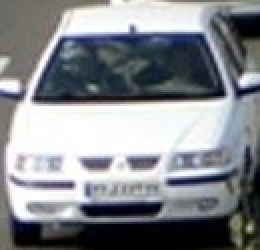
#> input picture 07_computer_vision/بینایی کامپیوتر (1)/HomeWork/HW4/Question/Q4/Samand.jpg, 130 x 125 px, found by its file name (shown 2 times larger)
$ jupyter execute --allow-errors Q4.ipynb
#> lines starting #> are read from the running program, lines starting #| are printed output that depends on the picture
#Read Image

[cell 1]
import numpy as np
import cv2 as cv
import matplotlib.pyplot as plt
img1 = cv.imread('/content/Samand.jpg')
#> img1 is the input picture: shape (125, 130, 3); mean B, G, R 141.6, 136.6, 133.6
img2 = cv.imread('/content/Cars.jpg')
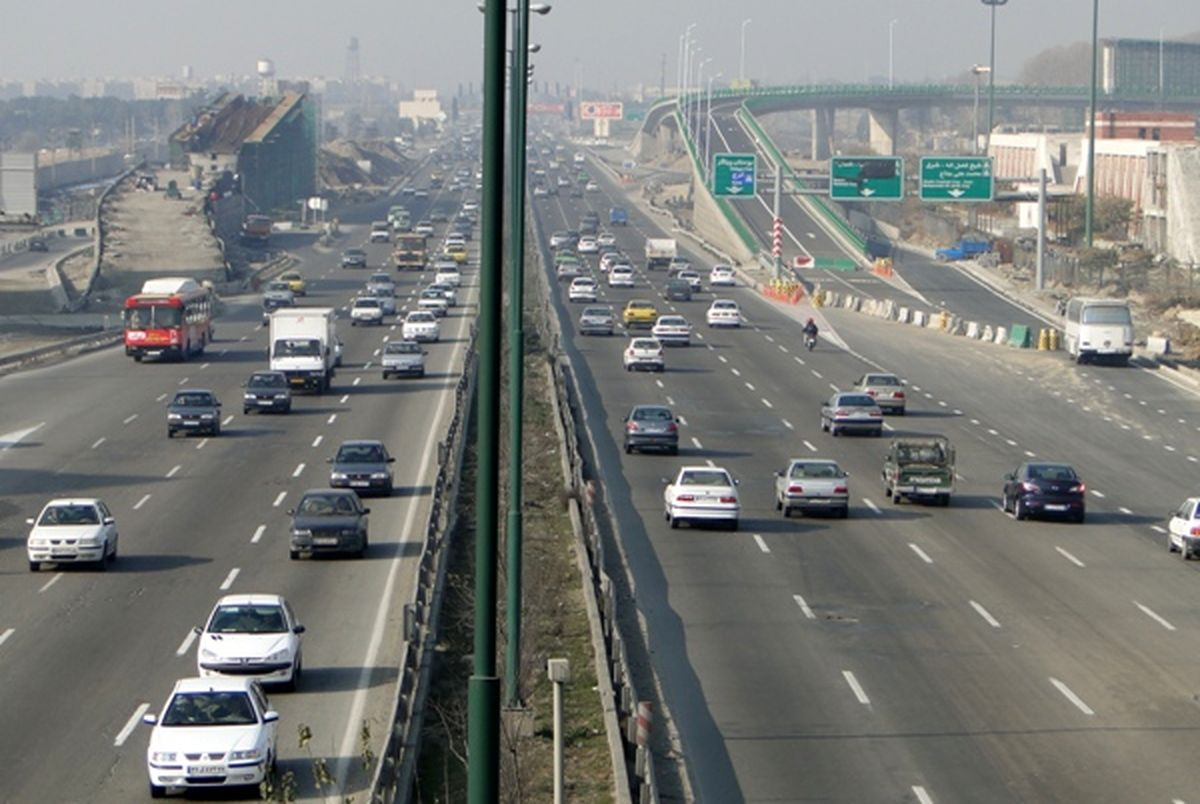
#> input picture 07_computer_vision/بینایی کامپیوتر (1)/HomeWork/HW4/Question/Q4/Cars.jpg, 1200 x 804 px, found by its file name
#> img2 is the input picture: shape (804, 1200, 3); mean B, G, R 121.6, 124.3, 122

plt.imshow(cv.cvtColor(img1, cv.COLOR_RGB2BGR));plt.figure();plt.imshow(cv.cvtColor(img2, cv.COLOR_RGB2BGR));

##Keypoint Detection and Description (Complete this section)

[cell 2]
def sift(img1,img2,tr):
  #tr is threshold for matching
  # Initiate SIFT detectorn
  sift = cv.SIFT_create()
  # find the keypoints and descriptors with SIFT
  #...

  #...
  return keypoint_matched

##Show Samand 1 (Complete this section)

[cell 3]
img1_gray = cv.cvtColor(img1, cv.COLOR_RGB2GRAY)
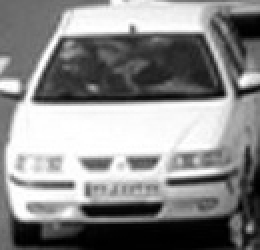
#> img1_gray: shape (125, 130) (shown 2 times larger); min 0, max 255, mean 137.7
img2_gray = cv.cvtColor(img2, cv.COLOR_RGB2GRAY)
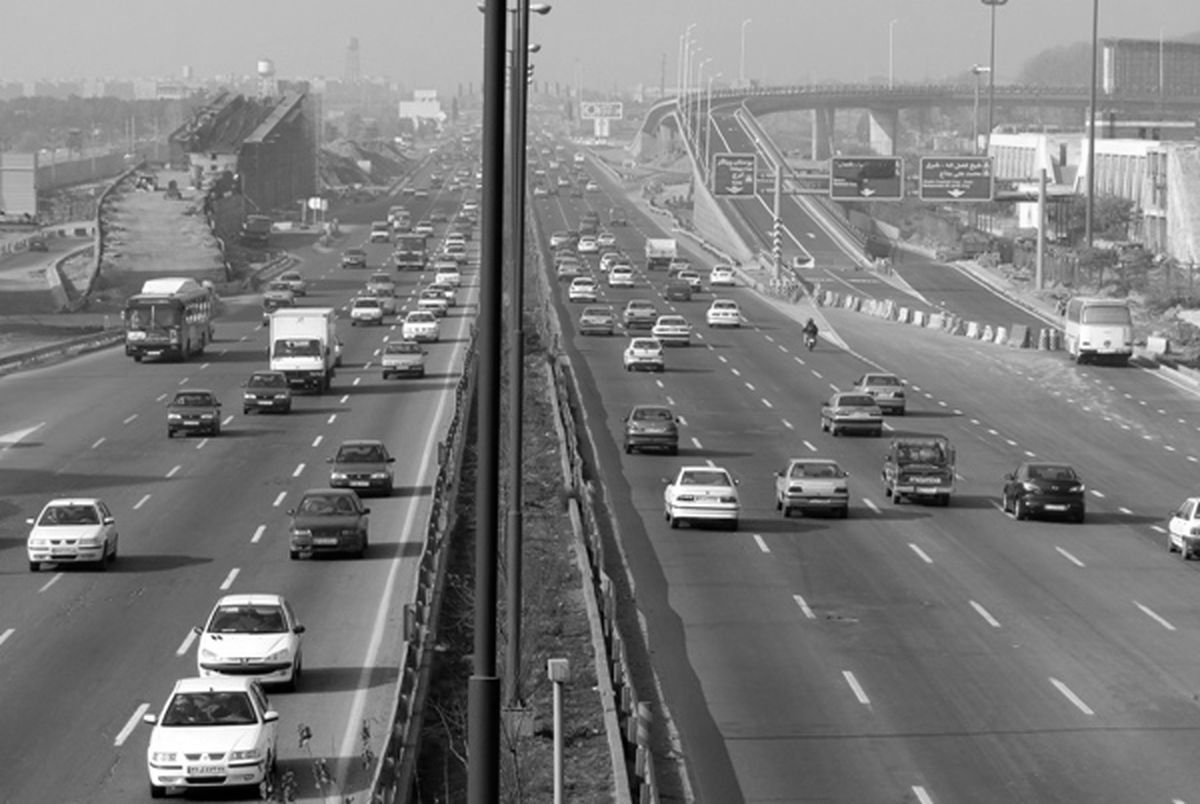
#> img2_gray: shape (804, 1200); min 0, max 255, mean 123.2
#keypoint_matched = sift(img1_gray,img2_gray,...)
#...
#...
#plt.imshow(cv.cvtColor(samand1, cv.COLOR_RGB2BGR));
